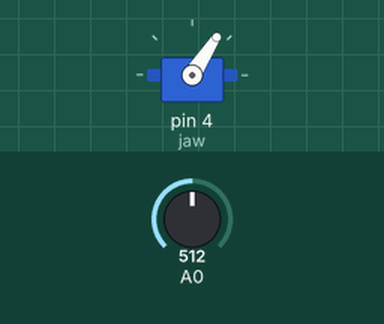
A sketch run on a simulated Arduino Uno, built with avr-gcc and run on an emulated ATmega328P. Shown: servo. The test bench sets the inputs (shaded band); at power-on: A0 = 512. Random numbers use the default seed unless the sketch sets one.

Above: at 0.1 s.
At 1.2 s:
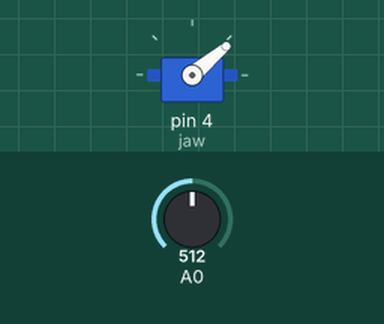
1.3 s: A0 set to 525
2.8 s: A0 set to 547
At 2.96 s:
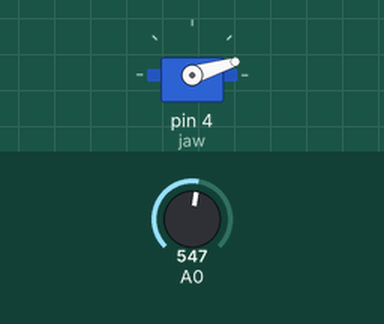
5.8 s: A0 set to 511
Timing chart, 0 to 8.8 s (numbered marks = the images above; inputs shaded):
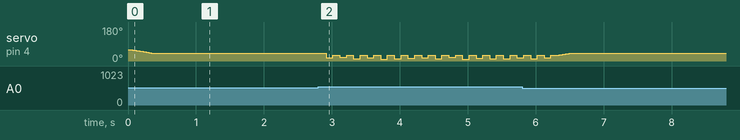

Measured:
- the behaviour switches between 532 and 533 on A0 (found by bisection; images 1 and 2)
- after the input at 1.3 s, every drawn part: stays the same
- after the input at 2.8 s, servo on pin 4 (jaw): 40° → 17° after 0.12 s, → 30° 0.10 s later, → 19° 0.10 s later, → 30° 0.10 s later, … (29 changes in this stretch)

The sketch:

gaia_jaw.ino
```cpp
#include <VarSpeedServo.h>
// https://github.com/netlabtoolkit/VarSpeedServo
// write(value, speed, wait) - wait is a boolean that, if true, causes the function call to block until move is complete

VarSpeedServo  jaw;

#include <MedianFilter.h>
// https://github.com/daPhoosa/MedianFilter
//Minimum window size is 3
//Maximum window size is 255
//Only accepts arduino data type INT
//Input Data: filterObject.in(newValue); (this will return the median value after the new sample has been processed)
//Read Current Value: filterObject.out(); (this allows for reading the current median value without submitting a new sample)

MedianFilter test(5, 0);
#define THRESHOLD  20

int sound;

void setup() {
  Serial.begin(9600);
  jaw.attach(4);  // 턱 닫기 40 열기 10
  jaw.write(60);
  delay(50);
}

void loop() {
//  sound = analogRead(0) - 512;
    test.in(analogRead(0) - 512);
    sound = test.out();

  if ((sound >  THRESHOLD) || (sound <  -1 * THRESHOLD)) {
    jaw.write(10 + random(10));
    delay(100);
    jaw.write(30);
    delay(100);
  } else {
    jaw.write(40, 50, false);
    delay(50);
  }

  //  Serial.println(sound);
}
```
